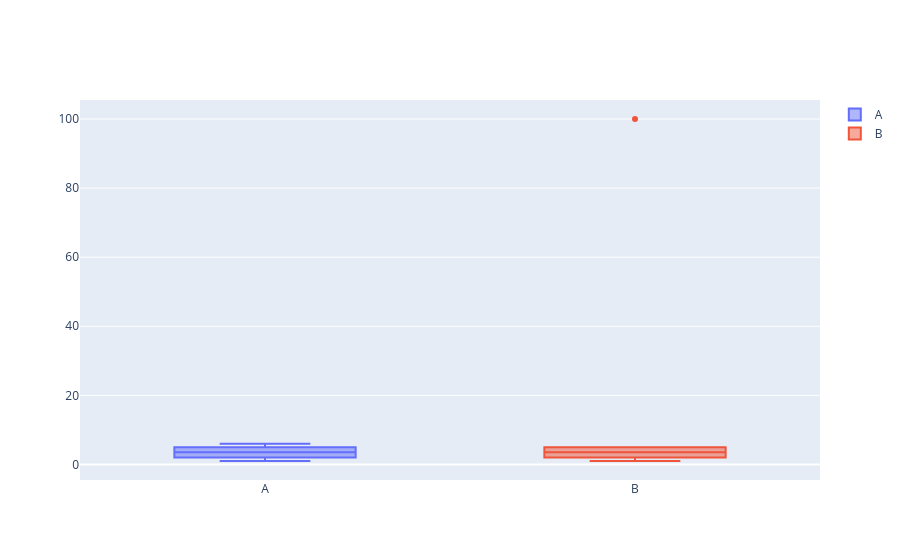

This figure's notebook cell:
### Code cell
import plotly.graph_objects as go

fig = go.Figure()

fig.add_trace(
    go.Box(
        y=df["A"], name="A"
    )
)

fig.add_trace(
    go.Box(
        y=df["B"], name="B"
    )
)

fig.show()

### Figure 1 — Plotly figure (JSON) as saved in the notebook; plotly's stock layout.template omitted (floating-point values rounded to 4 significant figures)
{"data": [{"name": "A", "type": "box", "y": [1, 2, 3, 4, 5, 6]}, {"name": "B", "type": "box", "y": [1, 2, 3, 4, 5, 100]}], "layout": {}}
